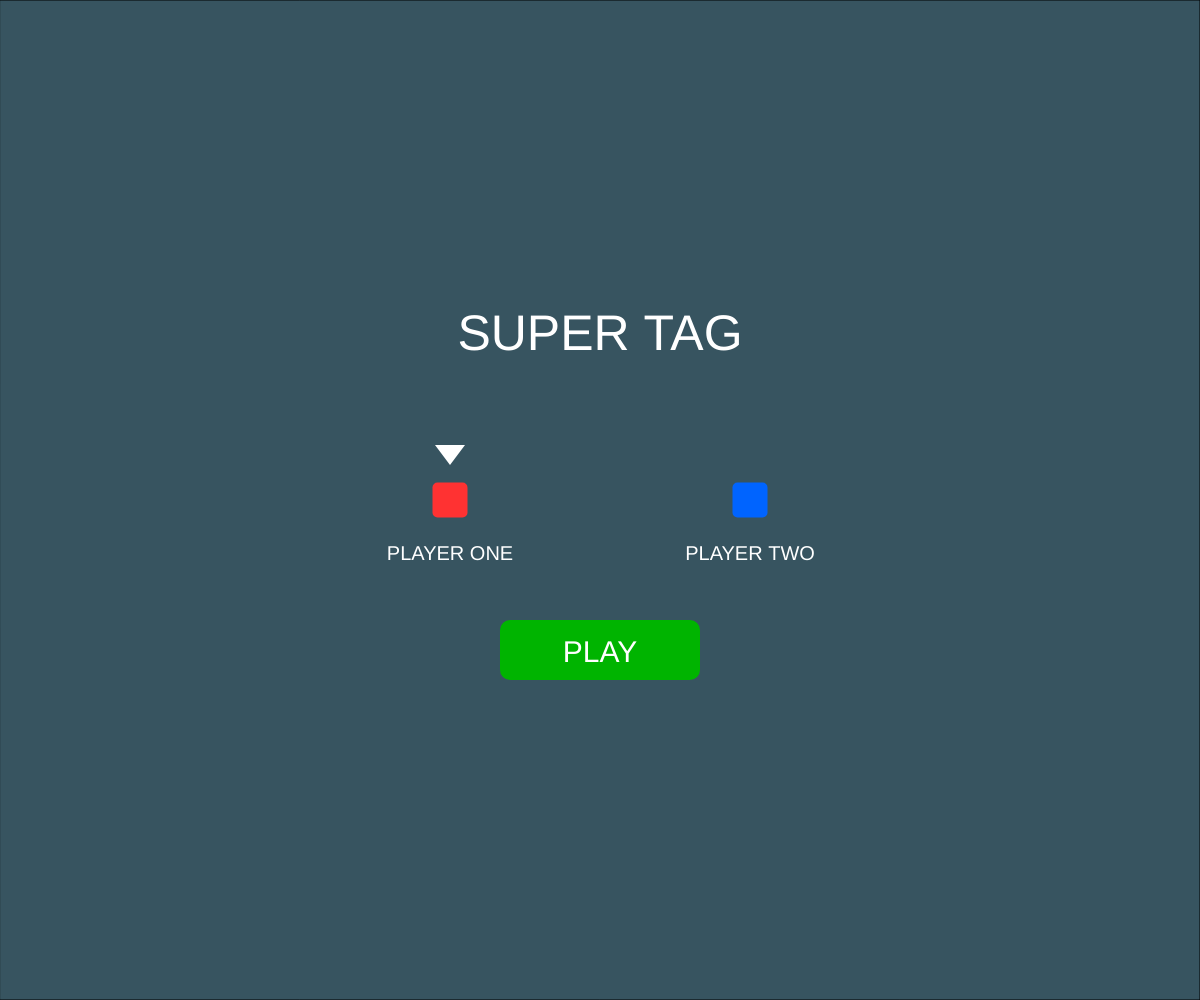
Frame 1 (no input)
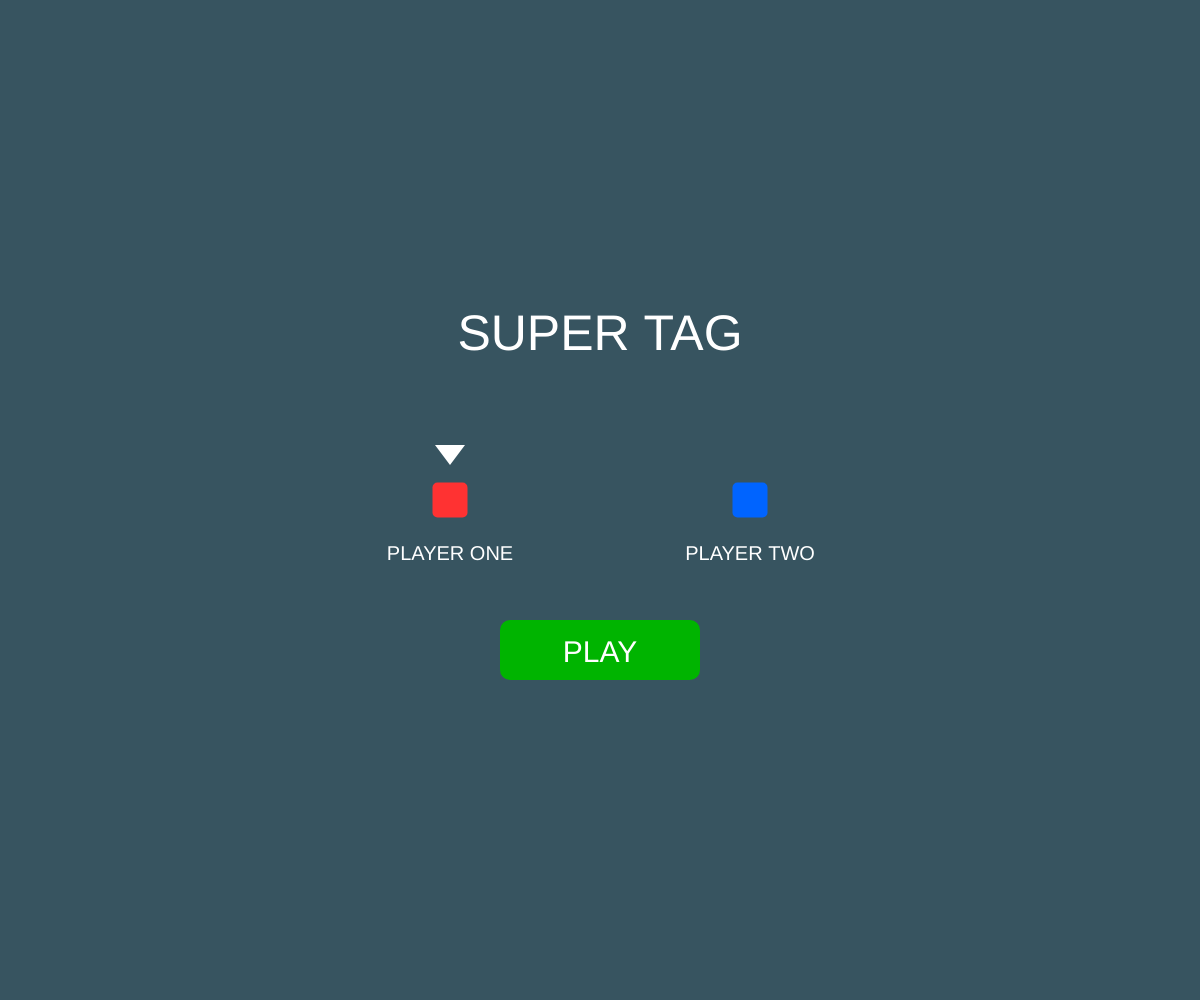
Frame 60 (no input)
Frame 120 (the mouse pressed at the canvas centre since frame 60): identical to frame 60, image omitted

The p5.js sketch that drew these frames (run headless with seeded random() and noise() and a simulated clock; from frame 60 on, the mouse is pressed at the canvas centre):

// p5.js sketch
// ── sketch.js
// Declarations for players, environment, and other variables
let p1, p2;
let platforms = [];
let gameTimer = 45;
let lastTime;
let gameOver = false;
let winner = "";
let tagCooldown = 0; // Prevent double tag
let gameState = "START"; 
let zoom = 1; // Used for dynamic camera

function setup() {
  createCanvas(windowWidth, windowHeight); 
  resetGame();
}

// Reset all variables and positions
function resetGame() {
  // Decide randomly who starts as the Tagger
  let p1StartsAsTagger = random() > 0.5;

  p1 = new Player(100, 600, color(255, 50, 50), {up: 87, left: 65, right: 68}, p1StartsAsTagger);
  p2 = new Player(1400, 600, color(0, 100, 255), {up: 38, left: 37, right: 39}, !p1StartsAsTagger);
  
  // Define the platforms' positions and sizes
  platforms = [];
  platforms.push(new Platform(-500, 800, 2500, 4000)); // Ground floor
  platforms.push(new Platform(0, 600, 300, 20));
  platforms.push(new Platform(1200, 600, 300, 20));
  platforms.push(new Platform(500, 650, 500, 20));
  platforms.push(new Platform(200, 400, 250, 20));
  platforms.push(new Platform(1050, 400, 250, 20));
  platforms.push(new Platform(600, 300, 300, 20));
  platforms.push(new Platform(0, 210, 250, 20));
  platforms.push(new Platform(1300, 210, 250, 20));
  platforms.push(new Platform(500, 50, 500, 20));

  gameTimer = 45;
  lastTime = millis();
  gameOver = false;
  tagCooldown = 0;
}

function draw() {
  background(135, 206, 235); // Sky blue background

  // Screen routing based on current game state
  if (gameState === "START") {
    drawStartScreen();
  } else if (gameState === "PLAY") {
    if (!gameOver) {
      updateGame();
    } else {
      drawGameOver();
    }
  }
}

// Move characters and handle dynamic camera
function updateGame() {
  updateTimer();
  
  // Midpoint between players for camera positioning
  let midX = (p1.x + p2.x) / 2;
  let midY = (p1.y + p2.y) / 2;
  
  // Zoom based on distance: zoom out when far, zoom in when near
  let distPad = 150; 
  let dx = abs(p1.x - p2.x) + distPad;
  let dy = abs(p1.y - p2.y) + distPad;
  let zoomX = width / dx;
  let zoomY = height / dy;
  zoom = lerp(zoom, min(zoomX, zoomY, 1.0), 0.1); 
  
  // Camera transformations
  push();
  translate(width/2, height/2);
  scale(zoom);
  translate(-midX, -midY);

  for (let plat of platforms) plat.show();
  p1.update();
  p2.update();
  p1.show();
  p2.show();
  checkTag();
  pop();
  
  drawUI();
}

function drawStartScreen() {
  fill(0, 150); // Dark overlay
  rectMode(CORNER);
  rect(0, 0, width, height);

  textAlign(CENTER);
  fill(255);
  textSize(50);
  text("SUPER TAG", width / 2, height / 2 - 150);

  // Render characters on start screen
  let p1MenuX = width / 2 - 150;
  let p2MenuX = width / 2 + 150;
  let menuY = height / 2;

  let oldP1 = {x: p1.x, y: p1.y};
  let oldP2 = {x: p2.x, y: p2.y};
  p1.x = p1MenuX; p1.y = menuY;
  p2.x = p2MenuX; p2.y = menuY;

  p1.show();
  p2.show();

  // Fix positions to not disrupt the logic
  p1.x = oldP1.x; p1.y = oldP1.y;
  p2.x = oldP2.x; p2.y = oldP2.y;

  fill(255);
  textSize(20);
  text("PLAYER ONE", p1MenuX, menuY + 60);
  text("PLAYER TWO", p2MenuX, menuY + 60);

  // Button play functionality and styles
  let btnW = 200;
  let btnH = 60;
  let btnX = width / 2 - btnW / 2;
  let btnY = height / 2 + 120;

  if (mouseX > btnX && mouseX < btnX + btnW && mouseY > btnY && mouseY < btnY + btnH) {
    fill(100, 255, 100); // Green hover for button
    cursor(HAND);
  } else {
    fill(0, 180, 0); // Green default for button
    cursor(ARROW);
  }

  rectMode(CORNER);
  rect(btnX, btnY, btnW, btnH, 10);
  fill(255);
  textSize(30);
  text("PLAY", width / 2, btnY + 42);
}

function mousePressed() {
  // Starts game when play button is clicked
  if (gameState === "START") {
    let btnW = 200;
    let btnH = 60;
    let btnX = width / 2 - btnW / 2;
    let btnY = height / 2 + 120;

    if (mouseX > btnX && mouseX < btnX + btnW && mouseY > btnY && mouseY < btnY + btnH) {
      gameState = "PLAY";
      resetGame(); 
      lastTime = millis();
    }
  }
}

function keyPressed() {
  if (gameState === "PLAY") {
    // Jump function for P1 and P2
    if (p1 && keyCode === p1.controls.up && p1.onGround) {
      p1.vy = p1.jumpForce;
      p1.onGround = false;
    }
    if (p2 && keyCode === p2.controls.up && p2.onGround) {
      p2.vy = p2.jumpForce;
      p2.onGround = false;
    }
    // Restart logic
    if (gameOver && (key === 'r' || key === 'R')) {
      resetGame();
    }
  }
}

function updateTimer() {
  // Timer decreases by one each second
  if (millis() - lastTime >= 1000) {
    gameTimer--;
    lastTime = millis();
  }
  // Game ends if timer expires, Tagger lost the game
  if (gameTimer <= 0) {
    gameOver = true;
    winner = p1.isTagger ? "PLAYER 2" : "PLAYER 1";
  }
}

function drawUI() {
  // Render Heads Up Display
  fill(0, 100);
  noStroke();
  rectMode(CORNER);
  rect(20, 20, 200, 80, 10);
  fill(255);
  textAlign(LEFT);
  textSize(24);
  text("TIME: " + gameTimer, 40, 55);
  textSize(12);
  text("P1: WASD | P2: ARROWS", 40, 85);
  
  // If recently tagged, display cooldown bar
  if (tagCooldown > 0) {
    fill(255);
    rect(20, 110, map(tagCooldown, 0, 60, 0, 200), 5);
  }
}

function checkTag() {
  let d = dist(p1.x, p1.y, p2.x, p2.y);
  if (tagCooldown > 0) tagCooldown--;

  // Detect collision between characters
  if (d < 35 && tagCooldown === 0) {
    p1.isTagger = !p1.isTagger;
    p2.isTagger = !p2.isTagger;
    tagCooldown = 60; // 60 frame buffer 
  }
}

class Player {
  constructor(x, y, col, controls, tagger) {
    this.x = x; this.y = y;
    this.w = 35; this.h = 35;
    this.col = col;
    this.controls = controls;
    this.isTagger = tagger;
    this.vy = 0; this.vx = 0;
    this.gravity = 0.6;
    this.jumpForce = -16; 
    this.baseSpeed = 7;
    this.onGround = false;
  }

  update() {
    // Tagger moves 15% faster than other character
    let currentSpeed = this.isTagger ? this.baseSpeed * 1.15 : this.baseSpeed;
    
    // Horizontal movement
    if (keyIsDown(this.controls.left)) this.vx = -currentSpeed;
    else if (keyIsDown(this.controls.right)) this.vx = currentSpeed;
    else this.vx = 0;

    // Vertical physics
    this.vy += this.gravity;
    this.x += this.vx;
    this.x = constrain(this.x, -450, 1950); // Bound players to arena
  // Separately check if there is a collision for x or y axis, to avoid sticking
    this.resolveCollisions(true);
    this.y += this.vy;
    this.onGround = false;
    this.resolveCollisions(false);
  }

  resolveCollisions(isHorizontal) {
    for (let plat of platforms) {
      // Standard AABB (Axis-Aligned Bounding Box) collision detection
      if (this.x + this.w/2 > plat.x && 
          this.x - this.w/2 < plat.x + plat.w &&
          this.y + this.h/2 > plat.y && 
          this.y - this.h/2 < plat.y + plat.h) {
        
        if (isHorizontal) {
          // Horizontal collision detection
          if (this.vx > 0) this.x = plat.x - this.w/2;
          if (this.vx < 0) this.x = plat.x + plat.w + this.w/2;
          this.vx = 0;
        } else {
          // Vertical collision detection
          if (this.vy > 0) { // Falling
            this.y = plat.y - this.h/2;
            this.vy = 0;
            this.onGround = true;
          } else if (this.vy < 0) { // Jumping into ceiling
            this.y = plat.y + plat.h + this.h/2;
            this.vy = 0;
          }
        }
      }
    }
  }

  show() {
    rectMode(CENTER);
    // Indicator for cooldown of tags
    let alpha = (tagCooldown > 0) ? 150 : 255;
    let c = color(red(this.col), green(this.col), blue(this.col), alpha);
    fill(c);
    noStroke();
    rect(this.x, this.y, this.w, this.h, 5);

    // White triangle on the head of the "IT" player
    if (this.isTagger) {
      fill(255, alpha);
      noStroke();
      beginShape();
      vertex(this.x - 15, this.y - 55); 
      vertex(this.x + 15, this.y - 55); 
      vertex(this.x, this.y - 35);      
      endShape(CLOSE);
    }
  }
}

class Platform {
  constructor(x, y, w, h) {
    this.x = x; this.y = y; this.w = w; this.h = h;
  }
  show() {
    fill(255, 100, 150); // Body of platform with a pinkish hue
    rectMode(CORNER);
    noStroke();
    rect(this.x, this.y, this.w, this.h, 5);
    fill(50, 220, 50); // Grass layer with green color at the top
    rect(this.x, this.y, this.w, 8, 2);
  }
}

function drawGameOver() {
  fill(0, 180); // Semi-transparent dark overlay
  rectMode(CORNER);
  rect(0, 0, width, height);
  textAlign(CENTER);
  fill(255);
  textSize(60);
  text("GAME OVER", width/2, height/2);
  textSize(30);
  text(winner + " WINS!", width/2, height/2 + 60);
  textSize(15);
  text("PRESS 'R' TO RESTART", width/2, height/2 + 100);
}

// Full screen responsiveness of the game
function windowResized() {
  resizeCanvas(windowWidth, windowHeight);
}
